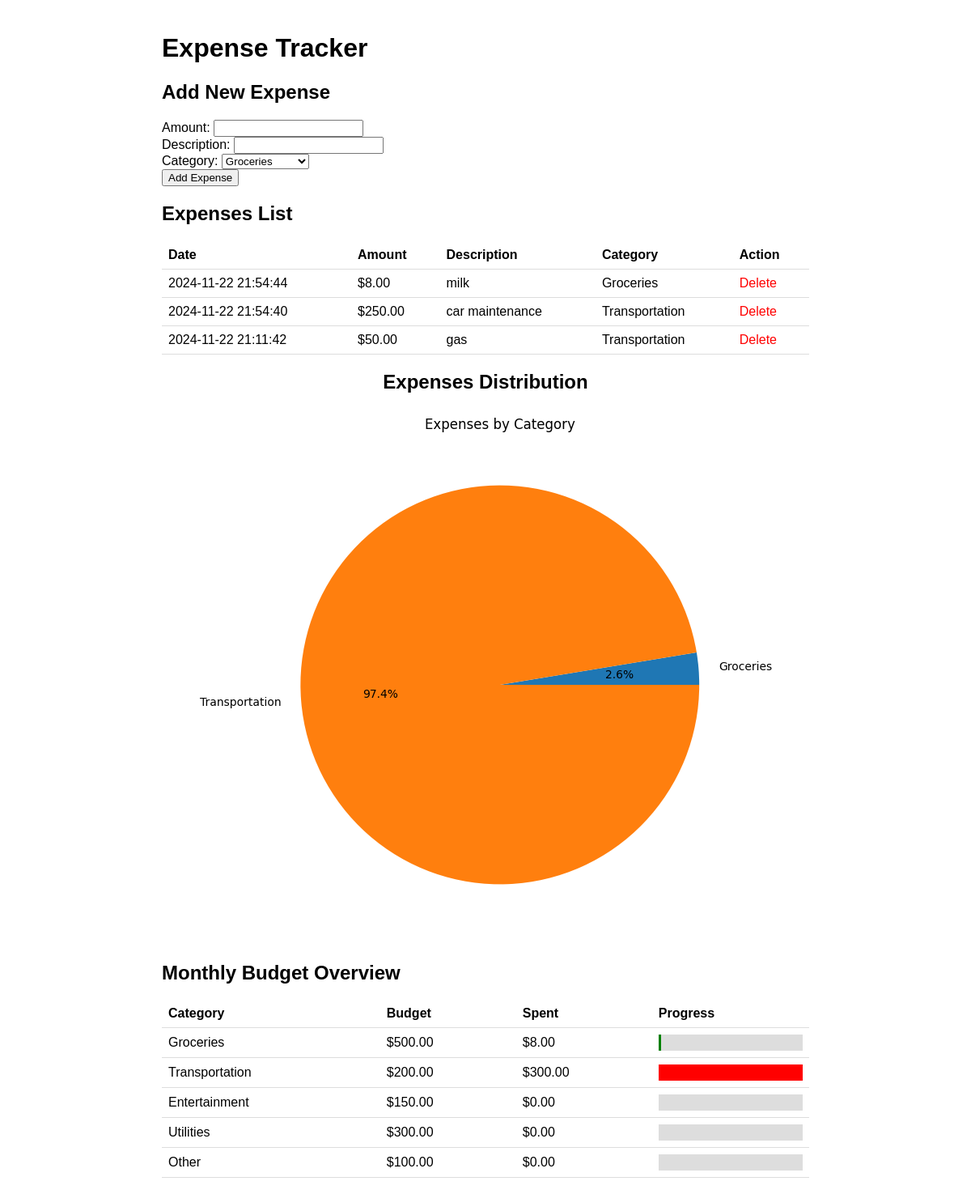
The page / on the database its author committed.
### tables this page shows
CREATE TABLE expenses (
        id INTEGER PRIMARY KEY,
        amount DECIMAL(10,2) NOT NULL,
        description TEXT,
        category_id INTEGER,
        date DATE DEFAULT CURRENT_TIMESTAMP,
        FOREIGN KEY (category_id) REFERENCES categories(id)
    );

CREATE TABLE categories (
        id INTEGER PRIMARY KEY,
        name TEXT NOT NULL UNIQUE,
        monthly_budget DECIMAL(10,2) NOT NULL
    );

### app.py (the view)
@app.route('/')
@check_ip
def index():
    conn = get_db()
    categories = conn.execute('SELECT * FROM categories').fetchall()
    expenses = conn.execute('''
        SELECT e.*, c.name as category_name
        FROM expenses e
        JOIN categories c ON e.category_id = c.id
        ORDER BY e.date DESC
    ''').fetchall()
    budget_overview = conn.execute('''
        SELECT
            c.name,
            c.monthly_budget,
            COALESCE(SUM(e.amount), 0) AS total_spent
        FROM categories c
        LEFT JOIN expenses e ON c.id = e.category_id
            AND strftime('%Y-%m', e.date) = strftime('%Y-%m', 'now')
        GROUP BY c.id, c.name, c.monthly_budget
    ''').fetchall()
    budget_overview = [
        {
            **row,
            "progress": min((row["total_spent"] / row["monthly_budget"]) * 100, 100)
            if row["monthly_budget"] > 0 else 0
        }
        for row in budget_overview
    ]
    conn.close()
    return render_template('index.html',
                           expenses=expenses,
                           categories=categories,
                           budget_overview=budget_overview)

### app.py (called while the page is built)
def check_ip(f):
    @wraps(f)
    def wrapper(*args, **kwargs):
        if request.remote_addr in BLOCKED_IPS:
            return jsonify({'error': 'blocked'}), 403
        return f(*args, **kwargs)
    return wrapper

def get_db():
    conn = sqlite3.connect('expenses.db')
    conn.row_factory = sqlite3.Row  # This enables name-based access to columns
    return conn

### templates/index.html (shortened to what this page needs)
<!DOCTYPE html>
<html>
<head>
</head>
<body>
    <h1>Expense Tracker</h1>
    <div class="expense-form">
        <h2>Add New Expense</h2>
        <form action="{{ url_for('add_expense') }}" method="post">
            <div>
                <label for="amount">Amount:</label>
                <input type="number" id="amount" name="amount" step="0.01" required>
            </div>
            <div>
                <label for="description">Description:</label>
                <input type="text" id="description" name="description" required>
            </div>
            <div>
                <label for="category_id">Category:</label>
                <select id="category_id" name="category_id" required>
                    {% for category in categories %}
                        <option value="{{ category['id'] }}">{{ category['name'] }}</option>
                    {% endfor %}
                </select>
            </div>
            <button type="submit">Add Expense</button>
        </form>
    </div>
    <h2>Expenses List</h2>
    <table class="expenses-table">
        <thead>
            <tr>
                <th>Date</th>
                <th>Amount</th>
                <th>Description</th>
                <th>Category</th>
                <th>Action</th>
            </tr>
        </thead>
        <tbody>
            {% for expense in expenses %}
                <tr>
                    <td>{{ expense['date'] }}</td>
                    <td>${{ "%.2f"|format(expense['amount']) }}</td>
                    <td>{{ expense['description'] }}</td>
                    <td>{{ expense['category_name'] }}</td>
                    <td>
                        <span class="delete-btn" onclick="deleteExpense({{ expense['id'] }})">Delete</span>
                    </td>
                </tr>
            {% endfor %}
        </tbody>
    </table>
    <div class="chart-container">
        <h2>Expenses Distribution</h2>
        <img src="{{ url_for('expense_chart') }}" alt="Expenses Chart">
    </div>
    <h2>Monthly Budget Overview</h2>
    <table class="expenses-table">
        <thead>
            <tr>
                <th>Category</th>
                <th>Budget</th>
                <th>Spent</th>
                <th>Progress</th>
            </tr>
        </thead>
        <tbody>
            {% for category in budget_overview %}
                <tr>
                    <td>{{ category['name'] }}</td>
                    <td>${{ "%.2f"|format(category['monthly_budget']|float) }}</td>
                    <td>${{ "%.2f"|format(category['total_spent']|float) }}</td>
                    <td>
                        <div class="progress-bar">
                            {% set progress = (category['total_spent']|float / category['monthly_budget']|float * 100)
                                if category['monthly_budget']|float > 0
                                else 0 %}
                            <div class="progress-bar-filled"
                                 style="background-color: {% if category['total_spent']|float > category['monthly_budget']|float %}red{% else %}green{% endif %};
                                        width: {{ [progress, 100] | min }}%;"></div>
                        </div>
                    </td>
                </tr>
            {% endfor %}
        </tbody>
    </table>
</body>
</html>

### templates/index.html (style rules this page uses)
body { font-family: Arial, sans-serif; max-width: 800px; margin: 0 auto; padding: 20px; }
.expense-form { margin-bottom: 20px; }
.expenses-table { width: 100%; border-collapse: collapse; }
.expenses-table th, .expenses-table td { padding: 8px; text-align: left; border-bottom: 1px solid #ddd; }
.chart-container { margin-top: 20px; text-align: center; }
.chart-container img { max-width: 100%; height: auto; }
.delete-btn { color: red; cursor: pointer; }
.progress-bar { background-color: #ddd; width: 100%; height: 20px; }
.progress-bar-filled { height: 100%; }

### rows shown on the page
expenses: date "2024-11-22 21:54:44", amount "8.00", description "milk", category_name "Groceries"
expenses: date "2024-11-22 21:54:40", amount "250.00", description "car maintenance", category_name "Transportation"
expenses: date "2024-11-22 21:11:42", amount "50.00", description "gas", category_name "Transportation"
categories: name "Groceries", monthly_budget "500.00", total_spent "8.00"
categories: name "Transportation", monthly_budget "200.00", total_spent "300.00"
categories: name "Entertainment", monthly_budget "150.00", total_spent "0.00"
categories: name "Utilities", monthly_budget "300.00", total_spent "0.00"
categories: name "Other", monthly_budget "100.00", total_spent "0.00"

### other values the page prints
form field category_id "Groceries"
